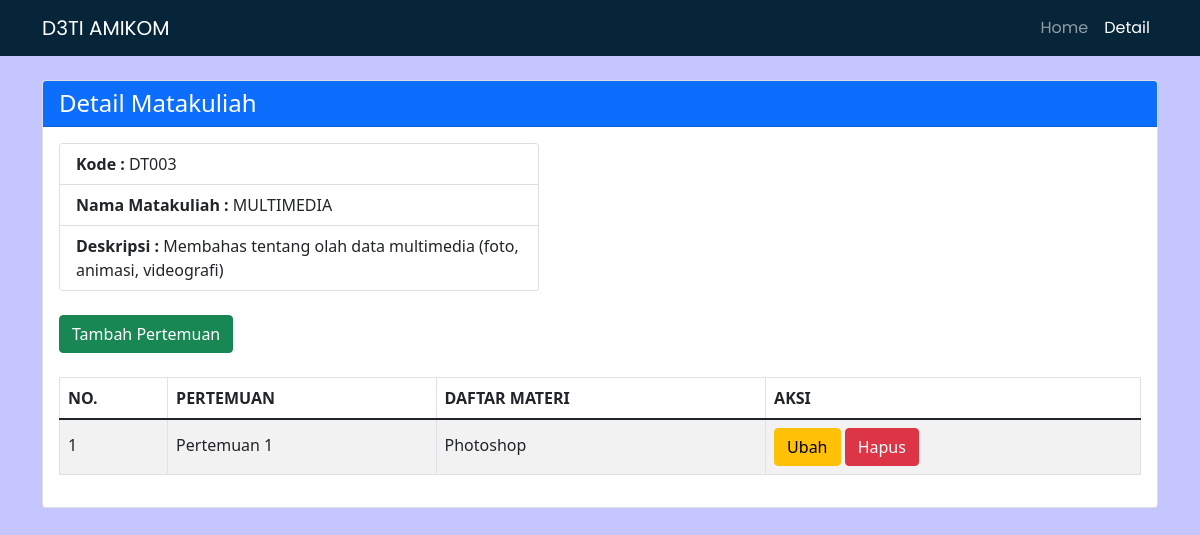
Screenshot of /detail.php?id=3 with the database file from the repository.
### tables this page shows
CREATE TABLE `matakuliah` (
  `id` int(11) NOT NULL,
  `kode` varchar(5) NOT NULL,
  `nama` varchar(50) NOT NULL,
  `deskripsi` text DEFAULT NULL
);

CREATE TABLE `detail` (
  `id_detail` int(11) NOT NULL,
  `id_matakuliah` int(11) NOT NULL,
  `pertemuan` varchar(255) DEFAULT NULL,
  `materi` text DEFAULT NULL
);

### function.php (called while the page is built, shortened)
<?php
$conn = mysqli_connect("localhost", "root", "", "uts_smt3");
function query($query) {
    global $conn;
    $result = mysqli_query($conn, $query);
    $rows = [];
    while($row = mysqli_fetch_assoc($result)) {
        $rows[] = $row;
    }
    return $rows;
}
?>

### detail.php (the view, shortened to what this page needs)
<?php
require 'function.php';
$id_mk = $_SESSION["id_mk"];
$mk = query("SELECT * FROM matakuliah WHERE id = $id_mk")[0];
$detail = query("SELECT * FROM detail WHERE id_matakuliah = $id_mk");
?>
<!doctype html>
<html lang="en">
  <head>
    <link href="https://cdn.jsdelivr.net/npm/bootstrap@5.1.3/dist/css/bootstrap.min.css" rel="stylesheet">
    <link rel="stylesheet" href="https://cdn.jsdelivr.net/npm/bootstrap-icons@1.7.1/font/bootstrap-icons.css">
  </head>
  <body>
    <nav class="navbar navbar-dark navbar-expand-lg">
        <div class="container">
            <a class="navbar-brand" href="dashboard.php">D3TI AMIKOM</a>
            <div class="collapse navbar-collapse" id="navbarNavAltMarkup">
                <div class="navbar-nav ms-auto">
                    <a class="nav-link" href="dashboard.php">Home</a>
                    <a class="nav-link active" href="detail.php">Detail</a>
                </div>
            </div>
        </div>
    </nav>
    <div class="container">
        <div class="card mt-4">
            <h4 class="card-header bg-primary text-white">Detail Matakuliah</h4>
            <div class="card-body">
                <div class="card" style="width: 30rem;">
                    <ul class="list-group list-group-flush">
                        <li class="list-group-item"><b> Kode : </b><?= $mk["kode"]; ?></li>
                        <li class="list-group-item"><b>Nama Matakuliah : </b><?= $mk["nama"]; ?></li>
                        <li class="list-group-item"><b>Deskripsi : </b><?= $mk["deskripsi"]; ?></li>
                    </ul>
                </div>
                <button class="btn btn-success mt-4" type="button" data-bs-toggle="collapse" data-bs-target="#collapseExample" aria-expanded="false" aria-controls="collapseExample">
                Tambah Pertemuan
                </button>
                <table class="table table-striped table-bordered mt-4">
                    <thead>
                        <tr>
                            <th scope="col">NO.</th>
                            <th scope="col">PERTEMUAN</th>
                            <th scope="col">DAFTAR MATERI</th>
                            <th scope="col">AKSI</th>
                        </tr>
                    </thead>
                    <?php $i=1; ?>
                    <?php foreach($detail as $row_detail) : ?>
                    <tbody class="align-baseline">
                        <tr>
                            <td><?= $i; ?></td>
                            <td><?= $row_detail["pertemuan"]; ?></td>
                            <td><?= $row_detail["materi"]; ?></td>
                            <td>
                                <a href="ubah_pertemuan.php?id=<?= $row_detail['id_detail']; ?>" class="btn btn-warning" role="button">Ubah</a>
                                <a href="detail.php?hal=hapus&id=<?= $row_detail['id_detail']; ?>" class="btn btn-danger"  onclick="confirm('Apakah anda yakin untuk menghapus data ?')" role="button">Hapus</a>
                            </td>
                        </tr>
                    </tbody>
                    <?php $i++; ?>
                    <?php endforeach; ?>
                </table>
            </div>
        </div>
    </div>
  </body>
</html>

### detail.php (style rules this page uses)
html { font-family: 'Poppins', sans-serif; }
body { background-color: rgb(197, 197, 255); }
.navbar { background-color: #062538; font-family: 'Poppins', sans-serif; }

### rows the page displays
matakuliah: kode "DT003", nama "MULTIMEDIA", deskripsi "Membahas tentang olah data multimedia (foto, animasi, videografi)"
detail: pertemuan "Pertemuan 1", materi "Photoshop"
